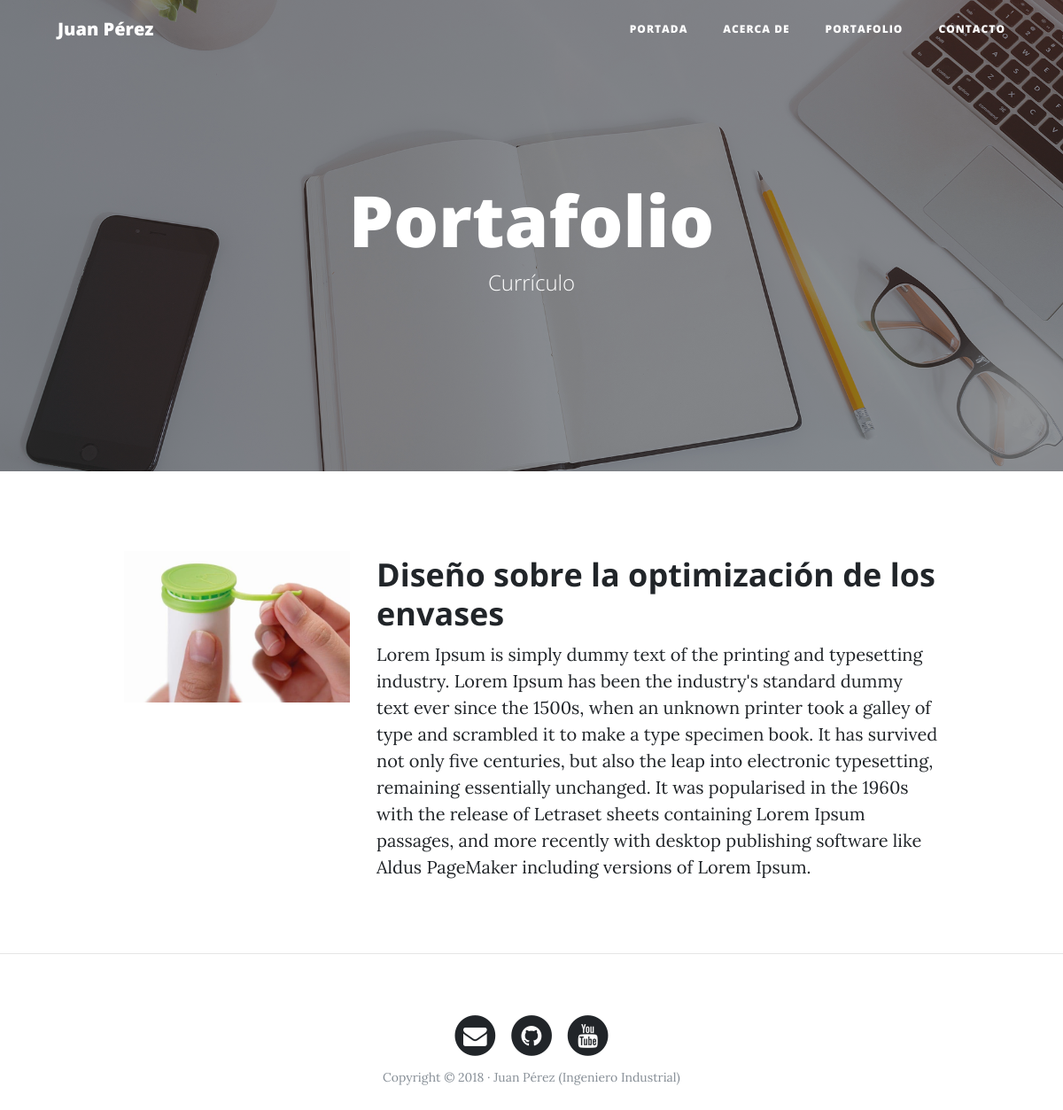
Page /portfolio on the earlier database version.
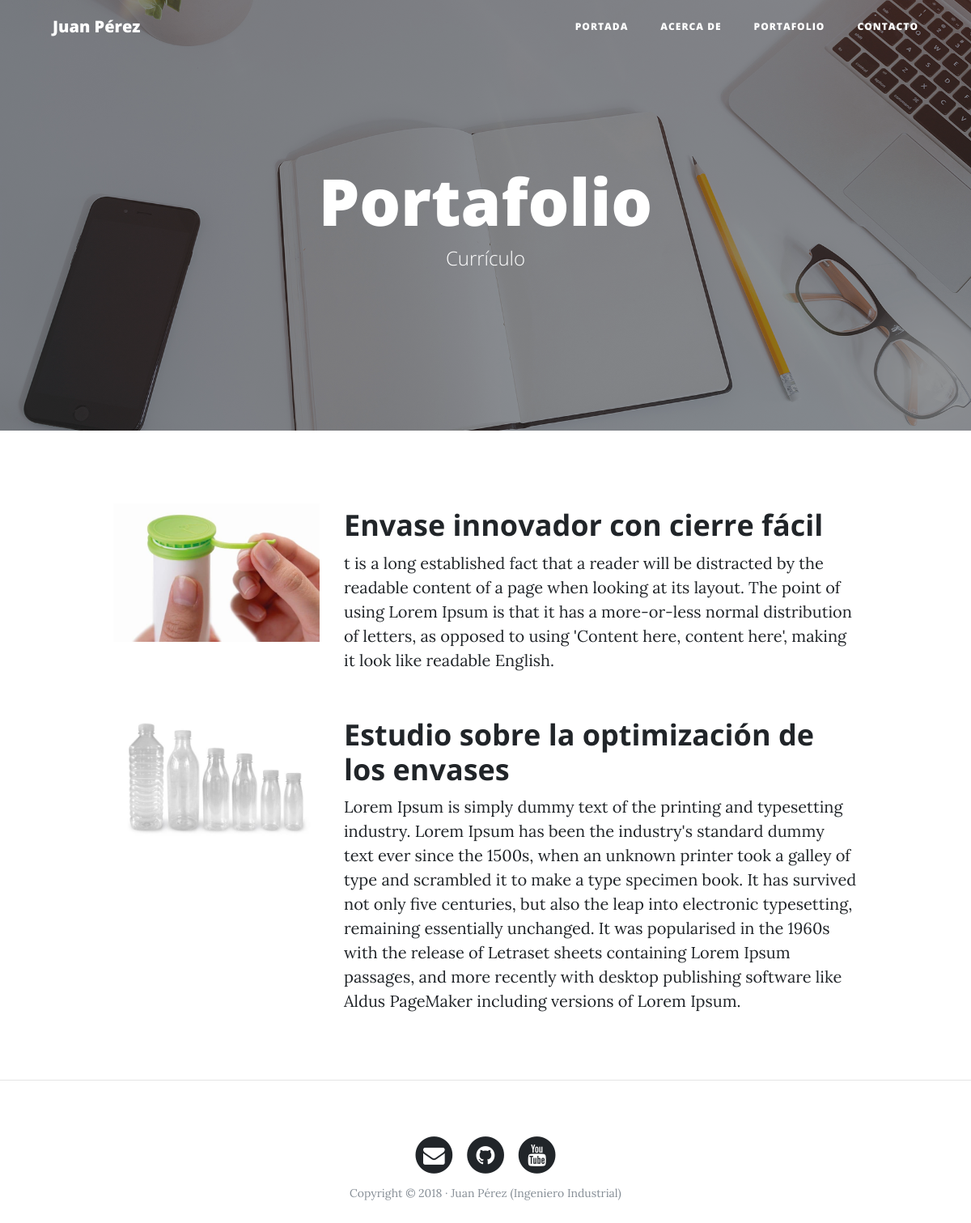
Same page on the later database version.
### portfolio/models.py (models this page shows, shortened)
class Project(models.Model):
    title = models.CharField(max_length=200, verbose_name="Titulo")
    description = models.TextField(verbose_name="Descripción")
    image = models.ImageField(verbose_name="Imagen", upload_to="projects")
    link = models.URLField(verbose_name="Direccción Web", null=True, blank=True)
    created = models.DateTimeField(auto_now_add=True, verbose_name="Fecha de creación")
    updated = models.DateTimeField(auto_now=True, verbose_name="Fecha de edición")
    class Meta:
        verbose_name = "proyecto"
        verbose_name_plural = "proyectos"
        ordering = ["-created"]

### portfolio/views.py (the view)
# urls.py: path('portfolio', portfolio_views.portfolio, name="portfolio"),
def portfolio(request):
    projects = Project.objects.all()
    return render(request, "portfolio/portfolio.html", {'projects':projects})

### portfolio/templates/portfolio/portfolio.html (shortened to what this page needs)
{% extends 'core/base.html' %}
{% block background %}{% load static %}{% static 'core/img/portfolio-bg.jpg' %}{% endblock %}
{% block headers %}
<h1>Portafolio</h1>
<span class="subheading">Currículo</span>
{% endblock %}
{% block content %}
	{% for project in projects  %}
		<div class="row project">
			<div class="col-lg-3 col-md-4 offset-lg-1">
				<img class="img-fluid" src="{{project.image.url}}" alt="">
			</div>
			<div class="col-lg-7 col-md-8">
				<h2 class="section-heading title">{{project.title}}</h2>
			<p>{{project.description}}</p>
			</div>
		</div>
	{% endfor %}
{% endblock %}

### core/templates/core/base.html (shortened to what this page needs)
<!DOCTYPE html>
<html lang="es">
  <head>
    {% load static %}
    <link href="{% static 'core/vendor/bootstrap/css/bootstrap.min.css' %}" rel="stylesheet">
    <link href="{% static 'core/vendor/font-awesome/css/font-awesome.min.css' %}" rel="stylesheet" type="text/css">
    <link href="{% static 'core/css/clean-blog.min.css' %}" rel="stylesheet">
  </head>
  <body>
    <nav class="navbar navbar-expand-lg navbar-light fixed-top" id="mainNav">
      <div class="container">
        <a class="navbar-brand" href="{% url 'home' %}">Juan Pérez</a>
        <div class="collapse navbar-collapse" id="navbarResponsive">
          <ul class="navbar-nav ml-auto">
            <li class="nav-item">
              <a class="nav-link" href="{% url 'home' %}">Portada</a>
            </li>
            <li class="nav-item">
              <a class="nav-link" href="{% url 'about' %}">Acerca de</a>
            </li>
            <li class="nav-item">
              <a class="nav-link" href="{% url 'portfolio' %}">Portafolio</a>
            </li>
            <li class="nav-item">
              <a class="nav-link" href="{% url 'contact' %}">Contacto</a>
            </li>
          </ul>
        </div>
      </div>
    </nav>
    <header class="masthead" style="background-image: url('{% block background %}{% endblock%}')">
      <div class="overlay"></div>
      <div class="container">
        <div class="row">
          <div class="col-lg-8 col-md-10 mx-auto">
            <div class="site-heading">
                {% block headers %}{%endblock%}
            </div>
          </div>
        </div>
      </div>
    </header>
    <div class="container">
       {% block content %}{% endblock %}
      </div>
    {% if request.path != "/" %} <hr> {% endif %}
    <footer>
      <div class="container">
        <div class="row">
          <div class="col-lg-8 col-md-10 mx-auto">
            <ul class="list-inline text-center">
              <li class="list-inline-item">
                <a href="#">
                  <span class="fa-stack fa-lg">
                    <i class="fa fa-circle fa-stack-2x"></i>
                    <i class="fa fa-envelope fa-stack-1x fa-inverse"></i>
                  </span>
                </a>
              </li>
              <li class="list-inline-item">
                <a href="#">
                  <span class="fa-stack fa-lg">
                    <i class="fa fa-circle fa-stack-2x"></i>
                    <i class="fa fa-github fa-stack-1x fa-inverse"></i>
                  </span>
                </a>
              </li>
              <li class="list-inline-item">
                <a href="#">
                  <span class="fa-stack fa-lg">
                    <i class="fa fa-circle fa-stack-2x"></i>
                    <i class="fa fa-youtube fa-stack-1x fa-inverse"></i>
                  </span>
                </a>
              </li>
            </ul>
            <p class="copyright text-muted">Copyright &copy; 2018 · Juan Pérez (Ingeniero Industrial) </p>
          </div>
        </div>
      </div>
    </footer>
  </body>
</html>

Differences in the rows shown:
added Project: image (picture), title "Envase innovador con cierre fácil", description "t is a long established fact that a reader will be distracted by the readable content of a page when looking at its layout. The point of using Lorem Ipsum is that it has a more-or-less normal distribution of letters, as opposed to using 'Content here, content here', making it look like readable English."
changed Project: image: a different picture; title "Diseño sobre la optimización de los envases" → "Estudio sobre la optimización de los envases"
